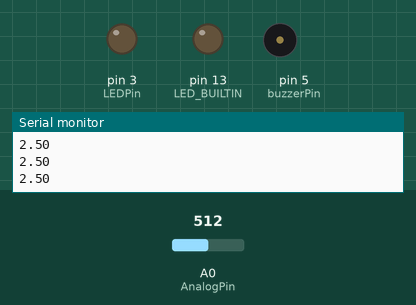
Recording of a sketch running on a simulated Arduino Uno, built with avr-gcc and run on an emulated ATmega328P. Shown: output pins drawn as LEDs (lit = HIGH), buzzer (waves = sounding, pin HIGH), the last lines printed to the serial monitor. Inputs (shaded band) come from the test bench; at power-on: A0 (AnalogPin) = 512.

Above: at 1.2 s.
1.3 s: A0 (AnalogPin) set to 598
2.8 s: A0 (AnalogPin) set to 622
At 3.5 s:
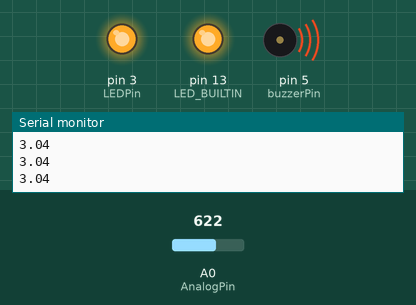
4.3 s: A0 (AnalogPin) set to 528
5.8 s: A0 (AnalogPin) set to 494
At 6.1 s:
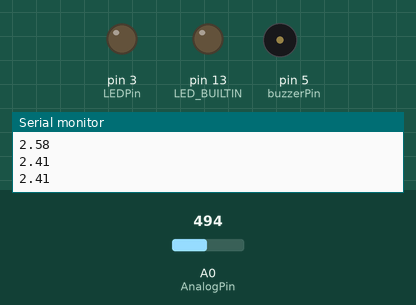
7.3 s: A0 (AnalogPin) set to 716
At 8.6 s:
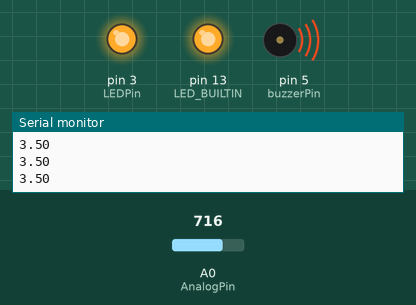
Timing chart, 0 to 9.9 s (numbered marks = the images above; inputs shaded):
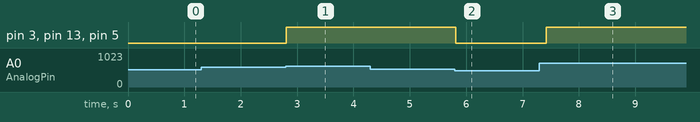

Measured:
- the behaviour switches between 613 and 614 on A0 (AnalogPin) (found by bisection; images 0 and 1)
- the behaviour switches between 512 and 511 on A0 (AnalogPin) (found by bisection; images 1 and 2)
- after the input at 2.8 s, pin 3 (LEDPin), pin 13 (LED_BUILTIN), pin 5 (buzzerPin): LOW → HIGH at once
- after the input at 5.8 s, pin 3 (LEDPin), pin 13 (LED_BUILTIN), pin 5 (buzzerPin): HIGH → LOW at once
- after the input at 7.3 s, pin 3 (LEDPin), pin 13 (LED_BUILTIN), pin 5 (buzzerPin): LOW → HIGH after 0.12 s

The sketch:

Lab4_Saied.ino
```cpp
const int AnalogPin = A0;
const int LEDPin = 3;
const int buzzerPin = 5;

int LEDState = LOW;
int BuzzerState = LOW;

void setup() {
  Serial.begin(9600);
  pinMode(LEDPin, OUTPUT);
  pinMode(buzzerPin, OUTPUT);
  pinMode(AnalogPin, INPUT);
  pinMode(LED_BUILTIN, OUTPUT);
}

void loop() {
  int Potentiometer = analogRead(AnalogPin);
  float Voltage = Potentiometer * (5.0 / 1023.0);
  Serial.println(Voltage);

  if (Voltage > 3 && LEDState == LOW) {
    LEDState = HIGH;
    BuzzerState = HIGH;
    digitalWrite(buzzerPin, HIGH);
    digitalWrite(LEDPin, HIGH);
    digitalWrite(LED_BUILTIN, HIGH);
  }
  else if (Voltage < 2.5 && LEDState == HIGH) {
    LEDState = LOW;
    BuzzerState = LOW;
    digitalWrite(buzzerPin, LOW);
    digitalWrite(LEDPin, LOW);
    digitalWrite(LED_BUILTIN, LOW);
  }

  delay(200);
}
```
